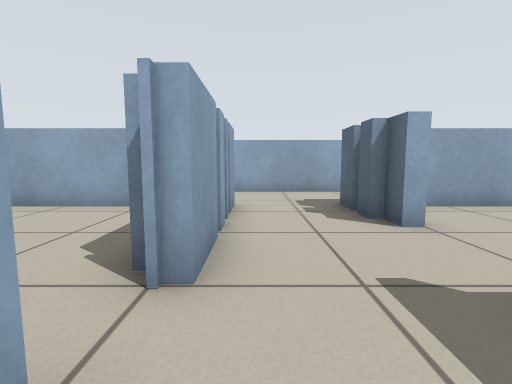
[1] (above)

19 first-person views from a walk through a world built for the Player/Stage simulator. The camera is 0.57 m above the floor, tilts 6° down and sees 85° across. Floor lines are 1 m apart. The floor is counted in squares, 0.5 m on a side. Each view is taken from the middle of a square. On the plan, view 1 faces up. The plan holds only what a view shows up to about 12 squares ahead; the rest is blank. The robots in the file are not drawn.

[2]
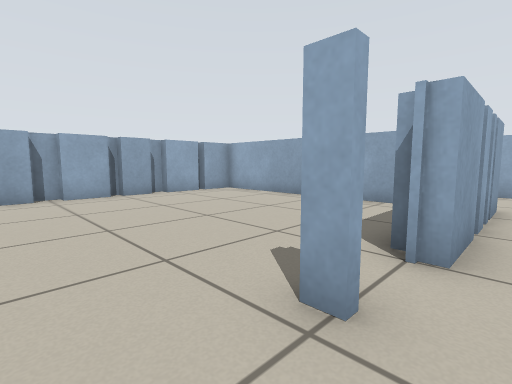

[3]
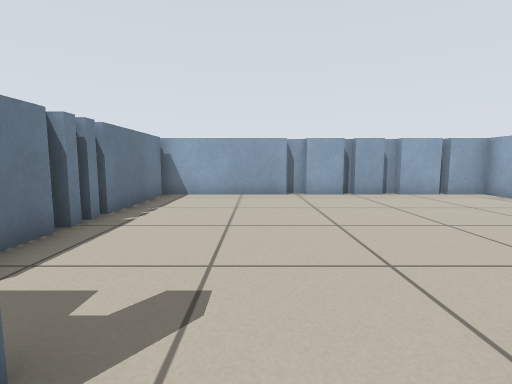

[4]
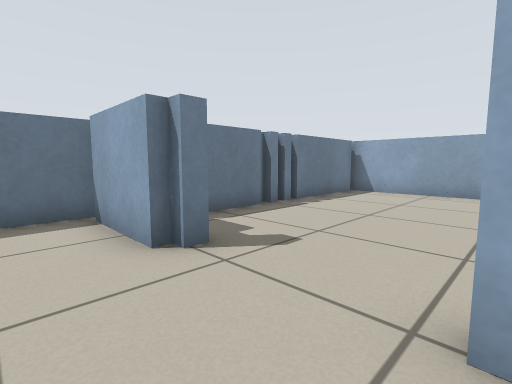

[5]
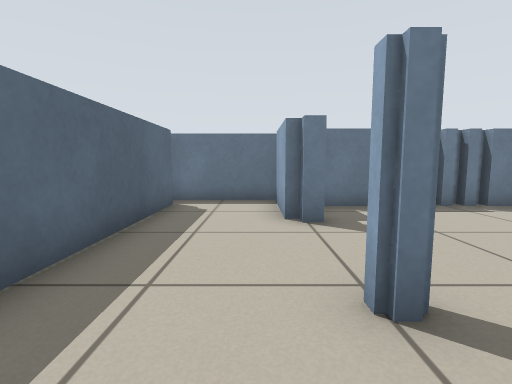

[6]
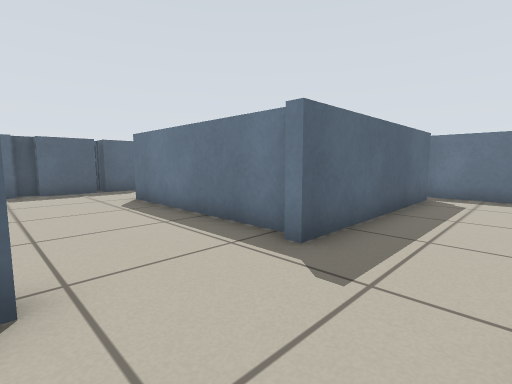

[7]
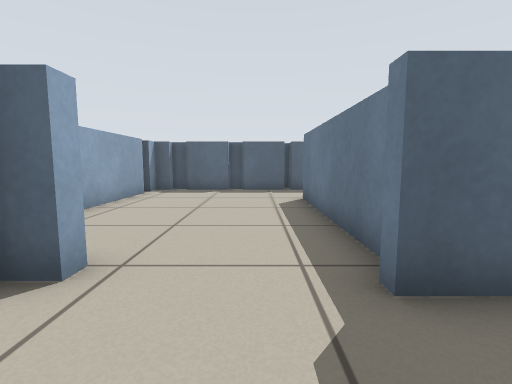

[8]
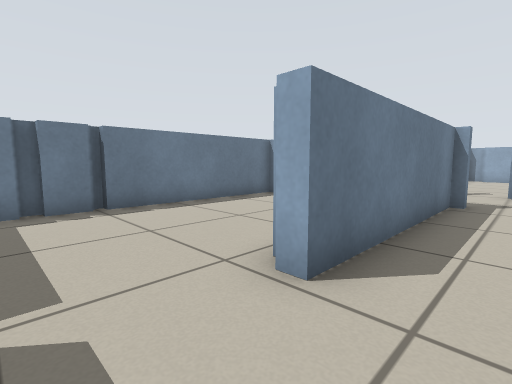

[9]
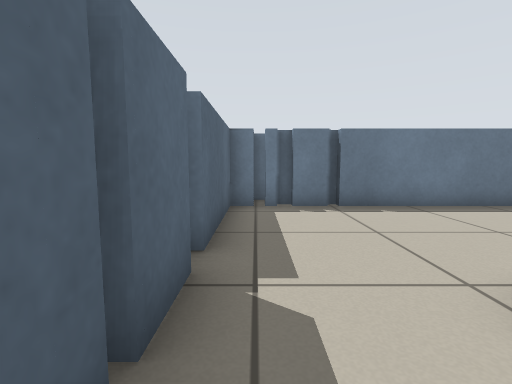

[10]
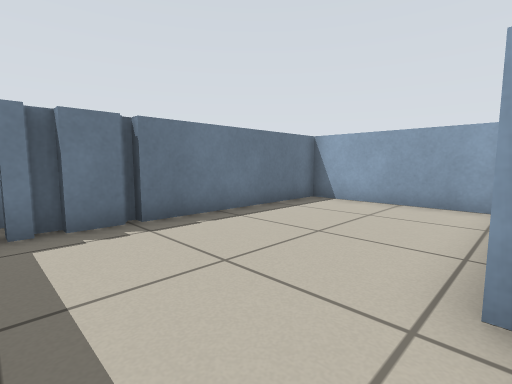

[11]
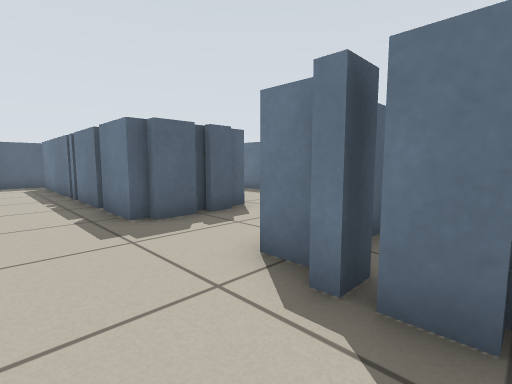

[12]
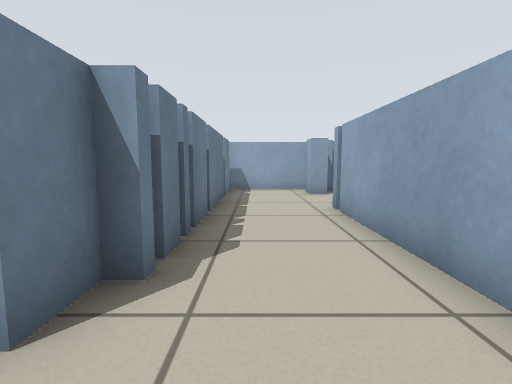

[13]
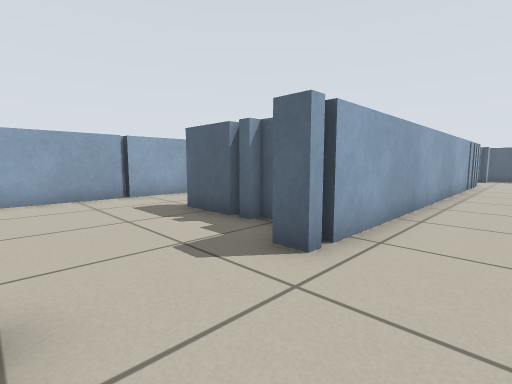

[14]
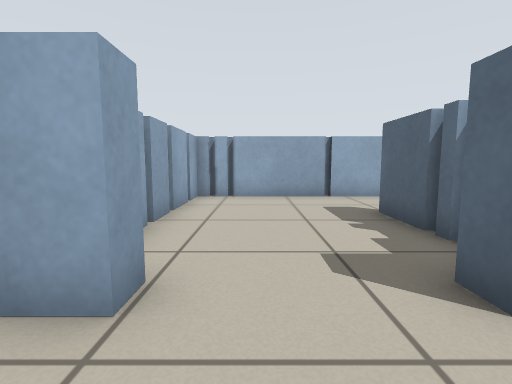

[15]
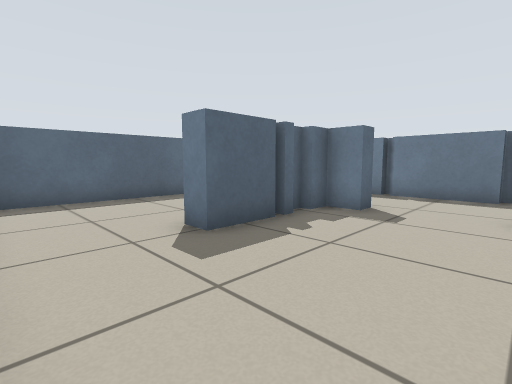

[16]
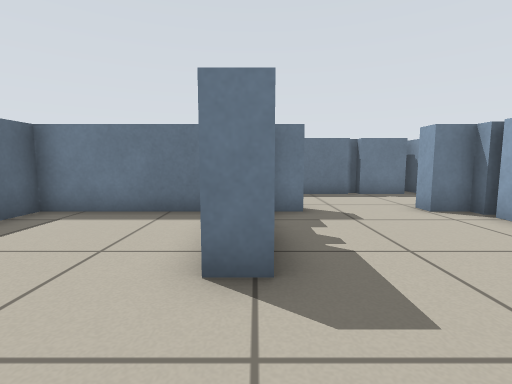

[17]
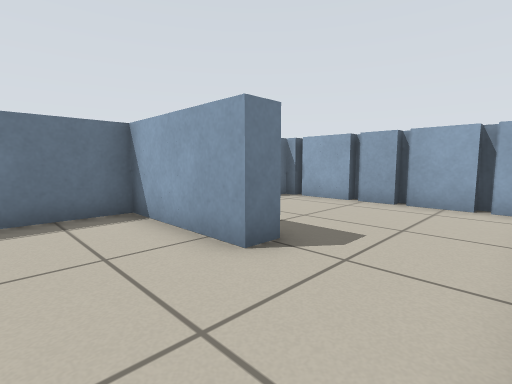

[18]
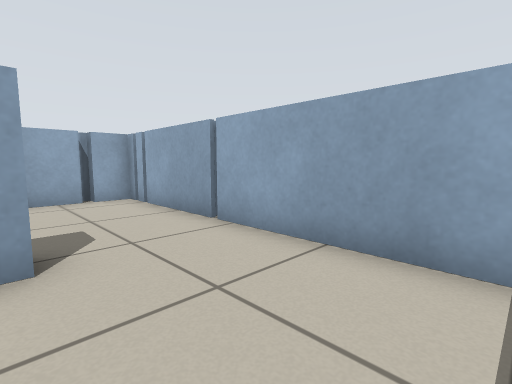

[19]
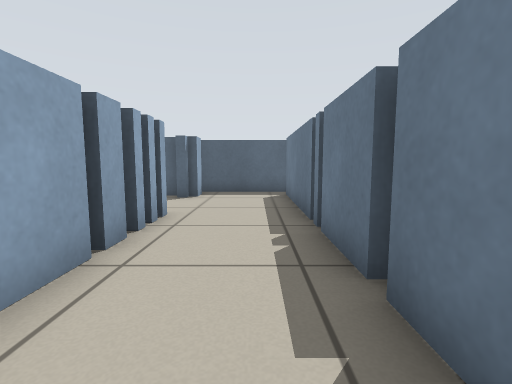

### Floor plan
Key: @ floor where view 1 was taken; # wall or solid block; x gap in a wall; . floor.
Columns run from 11 left of view 1 to 13 right of it. Each row starts with its distance up from view 1.
 19  ###########
 18  #.........#
 17  #.........#
 16  #.........#
 15  #....#....#
 14  #....#....#
 13  #....#....#
 12 ##....#....#         ..#
 11 ##...###############...##
 10 #.......................#
  9 #.......................#
  8 #########x#...###########
  7 #########.#...##########
  6  #........#...#........#
  5  #........#...#........#
  4  #........#............#
  3 ##........#............#
  2 ##............#........#
  1 ##........#...######...#
  0  #.........@..#........#
 -1  #............#........#
 -2  #............#........#
 -3  #........#...#........#
 -4  #........#...#........#
 -5  ##########...##########
 -6           #####

Positions as (right, up) in squares from view 1, and headings:
1: (0, 0), facing up
2: (0, -1), facing up-left
3: (0, -1), facing left
4: (1, 1), facing down-left
5: (0, 3), facing down
6: (0, 5), facing down-right
7: (0, 3), facing right
8: (11, 3), facing down-left
9: (11, 3), facing down
10: (11, 1), facing down-left
11: (-3, 10), facing down-right
12: (1, 9), facing left
13: (-9, 9), facing up-right
14: (-8, 9), facing up
15: (-9, 18), facing down-right
16: (-5, 18), facing down
17: (-2, 18), facing down-left
18: (-1, 15), facing up-left
19: (2, 9), facing right
